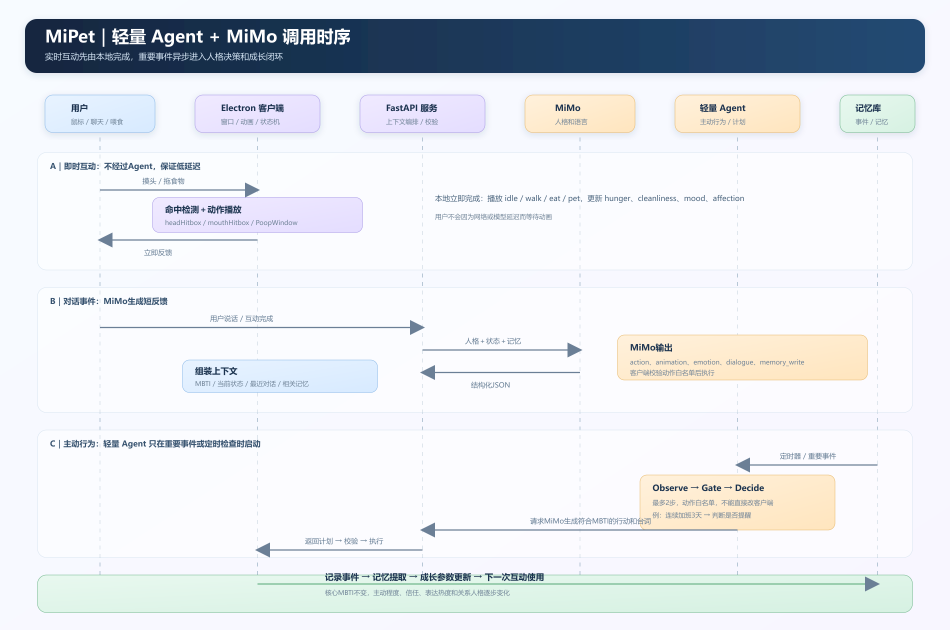
#> input picture MiPet-Agent-MiMo时序图.png, 3800 x 2520 px (shown at 1/4 size)
$ python -i animation_builder.py   (imports and definitions only)
#> lines starting #> are read from the running program, lines starting #| are printed output that depends on the picture; after the words box and inside, x2 and y2 are one past the last pixel; in counts of white or black regions, pixels touching at a corner belong together
from __future__ import annotations

import base64
import hashlib
import io
import logging
from collections import deque
from typing import Any

import httpx
from PIL import Image, ImageChops, ImageFilter, ImageOps

logger = logging.getLogger(__name__)

BACKGROUND_TOLERANCE = 48
MASK_WORKING_SIZE = 800

_asset_cache: dict[str, dict[str, Any]] = {}
_sprite_clip_cache: dict[str, dict[str, Any]] = {}


# [123 lines not run here, left out]


def _remove_background(source: Image.Image) -> Image.Image:
    """Remove solid-color background using flood fill from edges."""
    original = source.convert("RGBA")
    alpha_extrema = original.getchannel("A").getextrema()
    if alpha_extrema[0] < 250:
        return original
    working = original.copy()
    if max(working.size) > MASK_WORKING_SIZE:
        working.thumbnail((MASK_WORKING_SIZE, MASK_WORKING_SIZE), Image.Resampling.LANCZOS)

    bg_color = _sample_background_color(working)
    background_mask = _flood_fill_background(working.convert("RGB"), bg_color)

    alpha = ImageOps.invert(background_mask)
    if working.size != original.size:
        alpha = alpha.resize(original.size, Image.Resampling.LANCZOS)

    alpha = alpha.filter(ImageFilter.MaxFilter(3))
    alpha = alpha.filter(ImageFilter.GaussianBlur(1.0))
    alpha = alpha.point(lambda v: 0 if v < 20 else min(255, int(v * 1.15)))

    isolated = original.copy()
    isolated.putalpha(alpha)
    return isolated


# [27 lines left out: functions _crop_to_content, _split_sprite_sheet, not called in this run]


def _content_bbox(image: Image.Image) -> tuple[int, int, int, int] | None:
    alpha = image.split()[3]
    return alpha.point(lambda v: 255 if v > 10 else 0).getbbox()


# [143 lines left out: functions _expand_bbox, _union_bboxes, _crop_to_shared_bbox, _build_overlay_clip, _compute_motion_bbox_and_masks, _face_core_bbox and 1 more, not called in this run]


def _sample_background_color(image: Image.Image) -> tuple[int, int, int]:
    """Sample average color from the four corners."""
    width, height = image.size
    sample = max(4, min(width, height) // 12)
    blocks = [
        (0, 0, sample, sample),
        (width - sample, 0, width, sample),
        (0, height - sample, sample, height),
        (width - sample, height - sample, width, height),
    ]
    total_r = total_g = total_b = 0
    count = 0
    rgb = image.convert("RGB")
    for left, top, right, bottom in blocks:
        for x in range(left, right):
            for y in range(top, bottom):
                r, g, b = rgb.getpixel((x, y))
                total_r += r
                total_g += g
                total_b += b
                count += 1
    if count == 0:
        return (255, 255, 255)
    return (total_r // count, total_g // count, total_b // count)


def _flood_fill_background(image: Image.Image, bg_color: tuple[int, int, int]) -> Image.Image:
    """Flood fill from all edges to identify background pixels."""
    width, height = image.size
    pixels = image.load()
    mask = Image.new("L", (width, height), 0)
    mask_pixels = mask.load()
    queue: deque[tuple[int, int]] = deque()

    def try_enqueue(x: int, y: int) -> None:
        if mask_pixels[x, y] != 0:
            return
        if _is_background_pixel(pixels[x, y], bg_color):
            mask_pixels[x, y] = 255
            queue.append((x, y))

    for x in range(width):
        try_enqueue(x, 0)
        try_enqueue(x, height - 1)
    for y in range(height):
        try_enqueue(0, y)
        try_enqueue(width - 1, y)

    while queue:
        x, y = queue.popleft()
        for nx, ny in ((x + 1, y), (x - 1, y), (x, y + 1), (x, y - 1)):
            if 0 <= nx < width and 0 <= ny < height:
                try_enqueue(nx, ny)

    return mask


def _is_background_pixel(pixel: tuple[int, int, int], bg_color: tuple[int, int, int]) -> bool:
    """Check if a pixel is close enough to the background color."""
    channel_delta = max(abs(pixel[i] - bg_color[i]) for i in range(3))
    total_delta = sum(abs(pixel[i] - bg_color[i]) for i in range(3))
    return channel_delta <= BACKGROUND_TOLERANCE and total_delta <= BACKGROUND_TOLERANCE * 2


# [10 lines not run here, left out]


# [5 lines left out: function _image_to_data_url, not called in this run]

>>> from PIL import Image
>>> picture = Image.open('../../../MiPet-Agent-MiMo时序图.png')
#> picture is the input picture: PIL image 3800x2520 RGBA; mean R, G, B, A 226.8, 230.5, 235.5, 255
>>> result = _remove_background(picture)
#> in _remove_background, `alpha_extrema = original.getchannel("A").getextrema()`: alpha_extrema = (255, 255)
#> in _remove_background, `working.thumbnail((MASK_WORKING_SIZE, MASK_WORKING_SIZE), Image.Resamp..`:
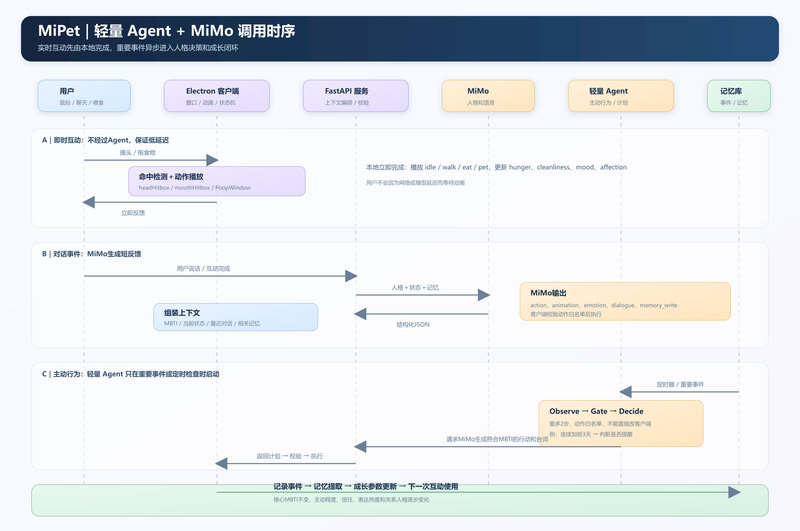
#> working: PIL image 800x531 RGBA; mean R, G, B, A 226.7, 230.4, 235.4, 255
#> after the loop in _sample_background_color, `for left, top, right, bottom in blocks:`: count = 7744; total_b = 1754344; total_g = 1685173; total_r = 1629082
#> in _remove_background, `bg_color = _sample_background_color(working)`: bg_color = (210, 217, 226)
#> in _flood_fill_background, `mask = Image.new("L", (width, height), 0)`: mask: PIL image 800x531 L; every value is 0
#> in _remove_background, `background_mask = _flood_fill_background(working.convert("RGB"), bg_co..`:
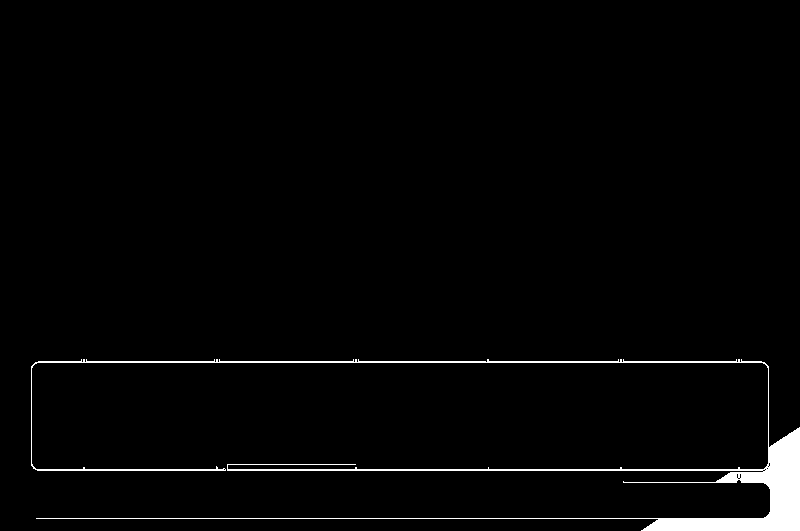
#> background_mask: PIL image 800x531 L; 2.1% white; 1 white region, box (x1, y1, x2, y2) and area: (31, 359, 800, 531) 9021
#> in _remove_background, `alpha = alpha.resize(original.size, Image.Resampling.LANCZOS)`:
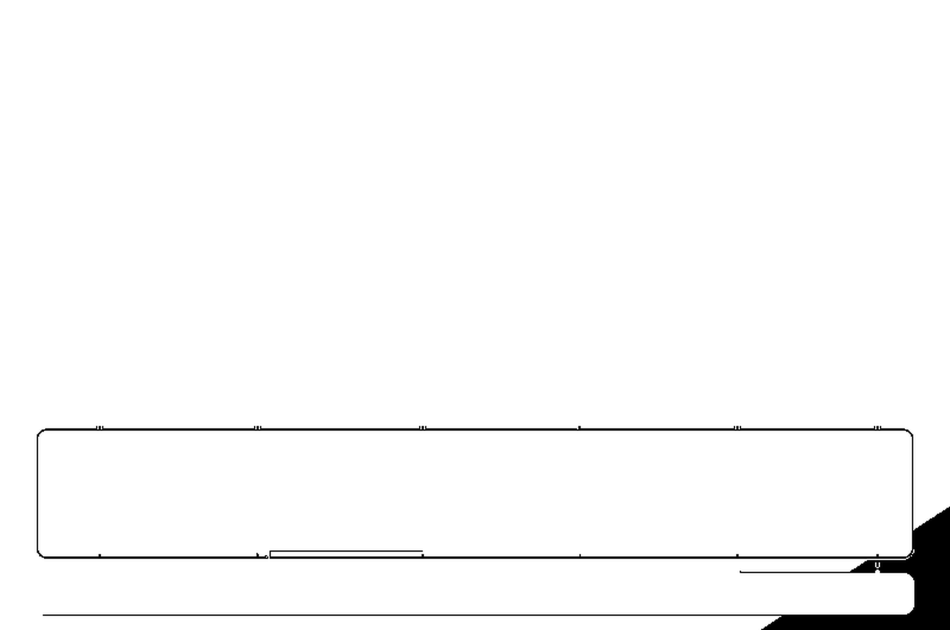
#> alpha: PIL image 3800x2520 L (shown at 1/4 size); min 0, max 255, mean 249.5
#> in _remove_background, `alpha = alpha.point(lambda v: 0 if v < 20 else min(255, int(v * 1.15)))`:
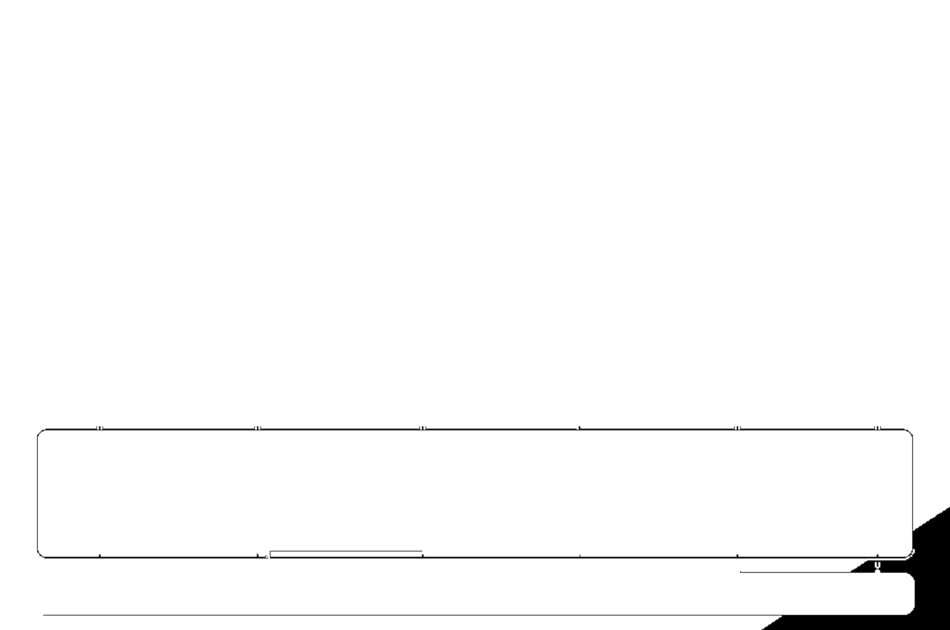
#> alpha: PIL image 3800x2520 L (shown at 1/4 size); min 0, max 255, mean 250.5
